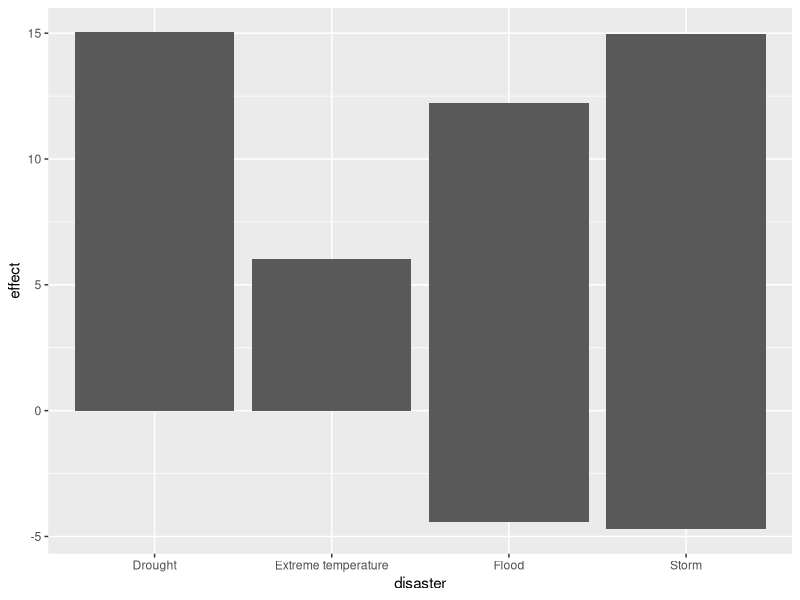
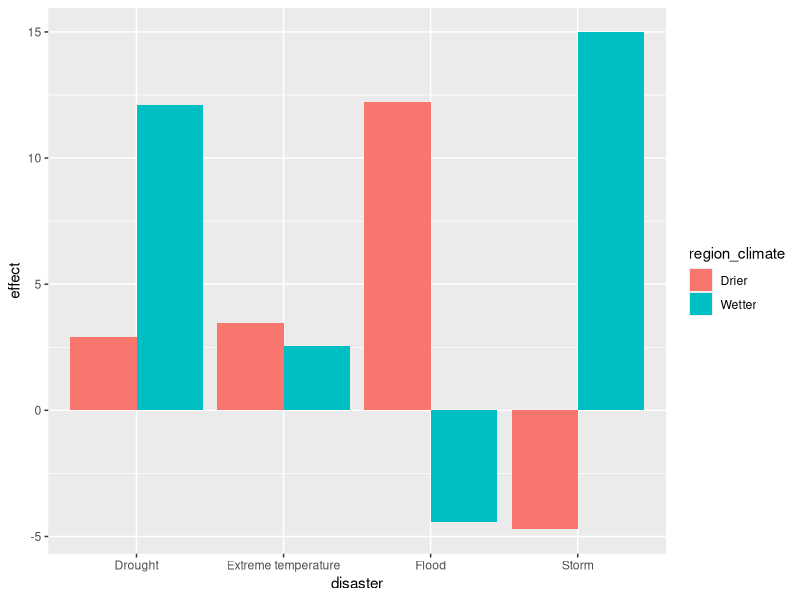
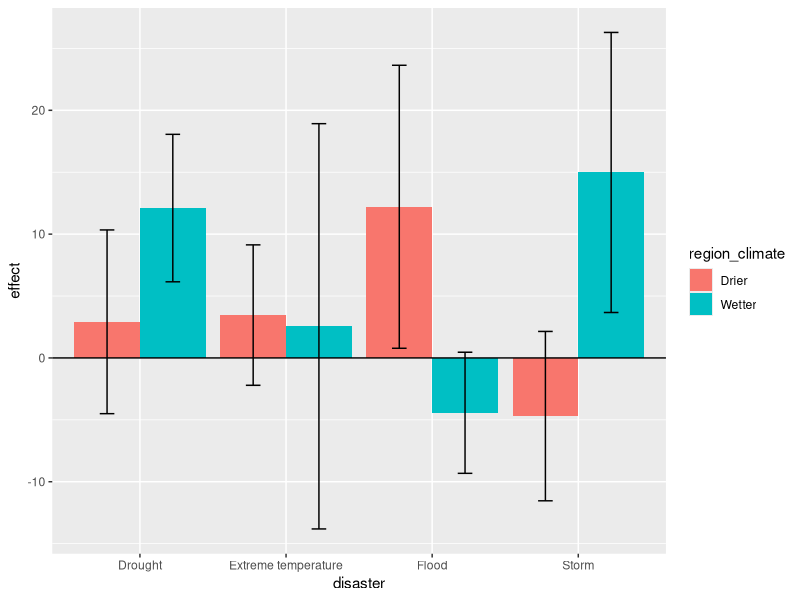
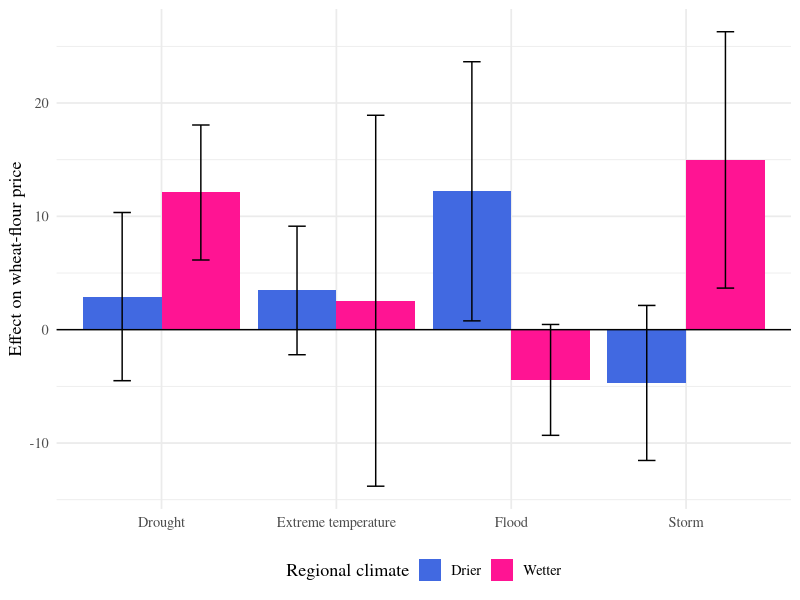
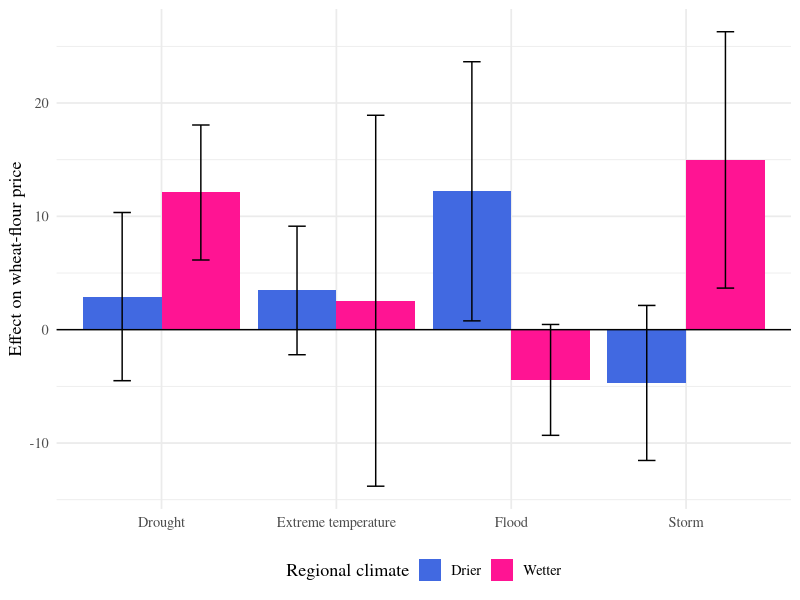

These charts were generated, in order, by the following R code:
# =============================================================
# Exercise 1: Does the same disaster hit food prices the same way
# everywhere? A three-variable bar chart, built in stages
# =============================================================
# Data: data/pooled_effects.csv (8 rows)
# Each row is the average effect of a disaster on wheat-flour
# prices over the 13 months after it, in drier or wetter regions.
# These are the main results of D'Amico (2026, ERL).
#
# The three variables:
#   disaster        (Flood, Drought, Storm, Extreme temperature)
#   region_climate  (Drier or Wetter)
#   effect          (change in wheat-flour price)

# install.packages("ggplot2")   # run once if ggplot2 is not installed
library(ggplot2)

d <- read.csv("data/pooled_effects.csv")
d

# -------------------------------------------------------------
# Stage 1: one variable on each axis
# This puts both bars for each disaster in the same spot, so
# the drier and wetter results are stacked on top of each other.
# -------------------------------------------------------------
p1 <- ggplot(d, aes(x = disaster, y = effect)) +
  geom_col()
p1

# -------------------------------------------------------------
# Stage 2: add the third variable with colour
# position = "dodge" puts the bars side by side
# -------------------------------------------------------------
p2 <- ggplot(d, aes(x = disaster, y = effect, fill = region_climate)) +
  geom_col(position = "dodge")
p2

# -------------------------------------------------------------
# Stage 3: show uncertainty
# Error bars show the 95% confidence interval. If a bar's
# interval crosses zero, we cannot rule out "no effect".
# -------------------------------------------------------------
p3 <- p2 +
  geom_errorbar(aes(ymin = lower, ymax = upper),
                position = position_dodge(width = 0.9), width = 0.2) +
  geom_hline(yintercept = 0)
p3

# -------------------------------------------------------------
# Stage 4: make it readable
# -------------------------------------------------------------
p4 <- p3 +
  scale_fill_manual(values = c("Drier" = "#4169E1", "Wetter" = "#FF1493")) +
  labs(x = NULL,
       y = "Effect on wheat-flour price",
       fill = "Regional climate") +
  theme_minimal(base_family = "serif", base_size = 13) +
  theme(legend.position = "bottom")
p4

# -------------------------------------------------------------
# Save your figure
# -------------------------------------------------------------
dir.create("figures", showWarnings = FALSE)
ggsave("figures/exercise1.png", p4, width = 7, height = 5, dpi = 300)

# Try it yourself:
#   1. Swap x and fill: aes(x = region_climate, fill = disaster).
#      Which version makes the main finding easier to see?
#   2. Try geom_point() + geom_errorbar() with no bars at all.
#      This is called a coefficient plot, and it is common in papers.
#   3. Which disaster shows the biggest difference between
#      drier and wetter regions?
